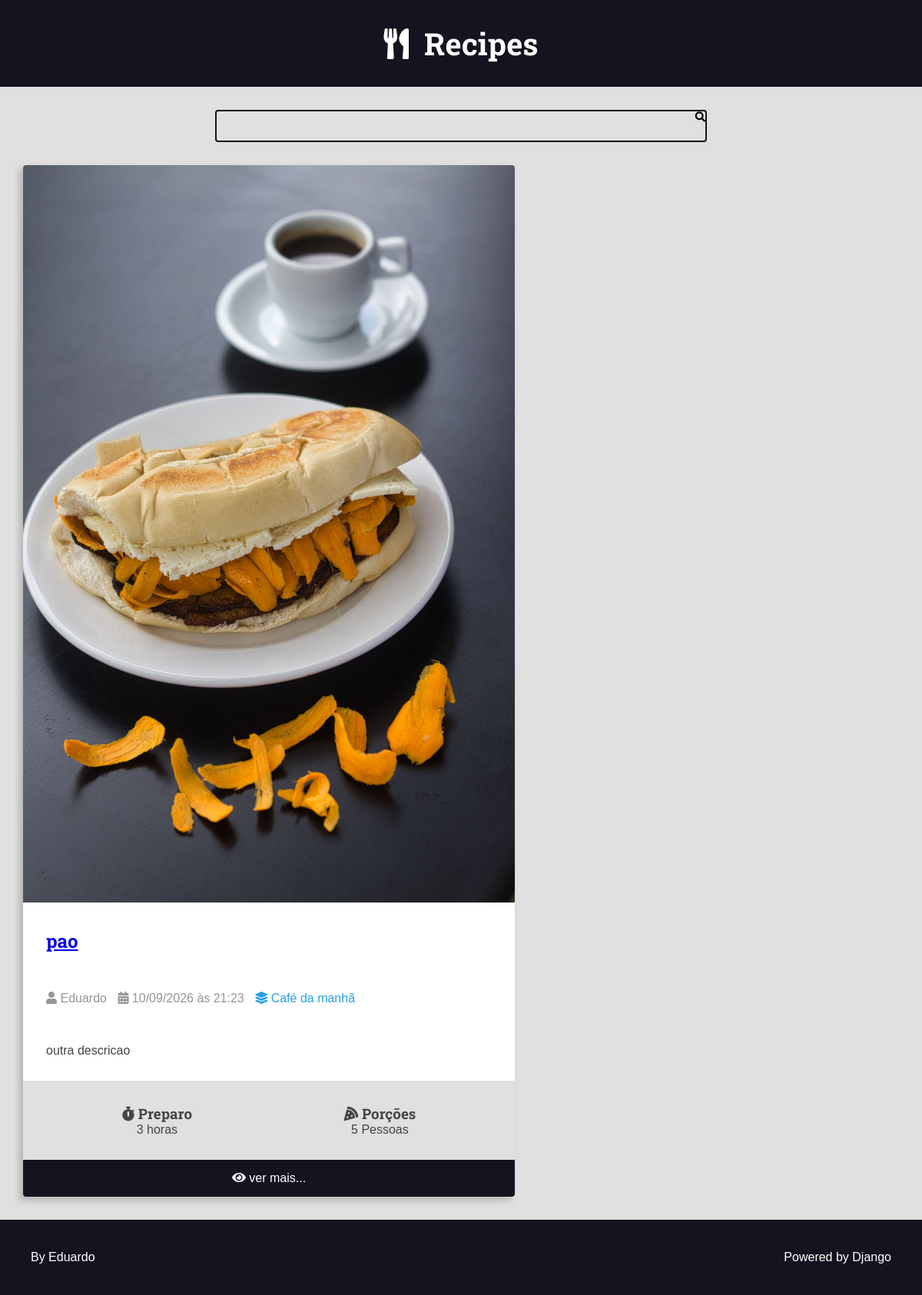
Page /recipes/22/ on the earlier database version.
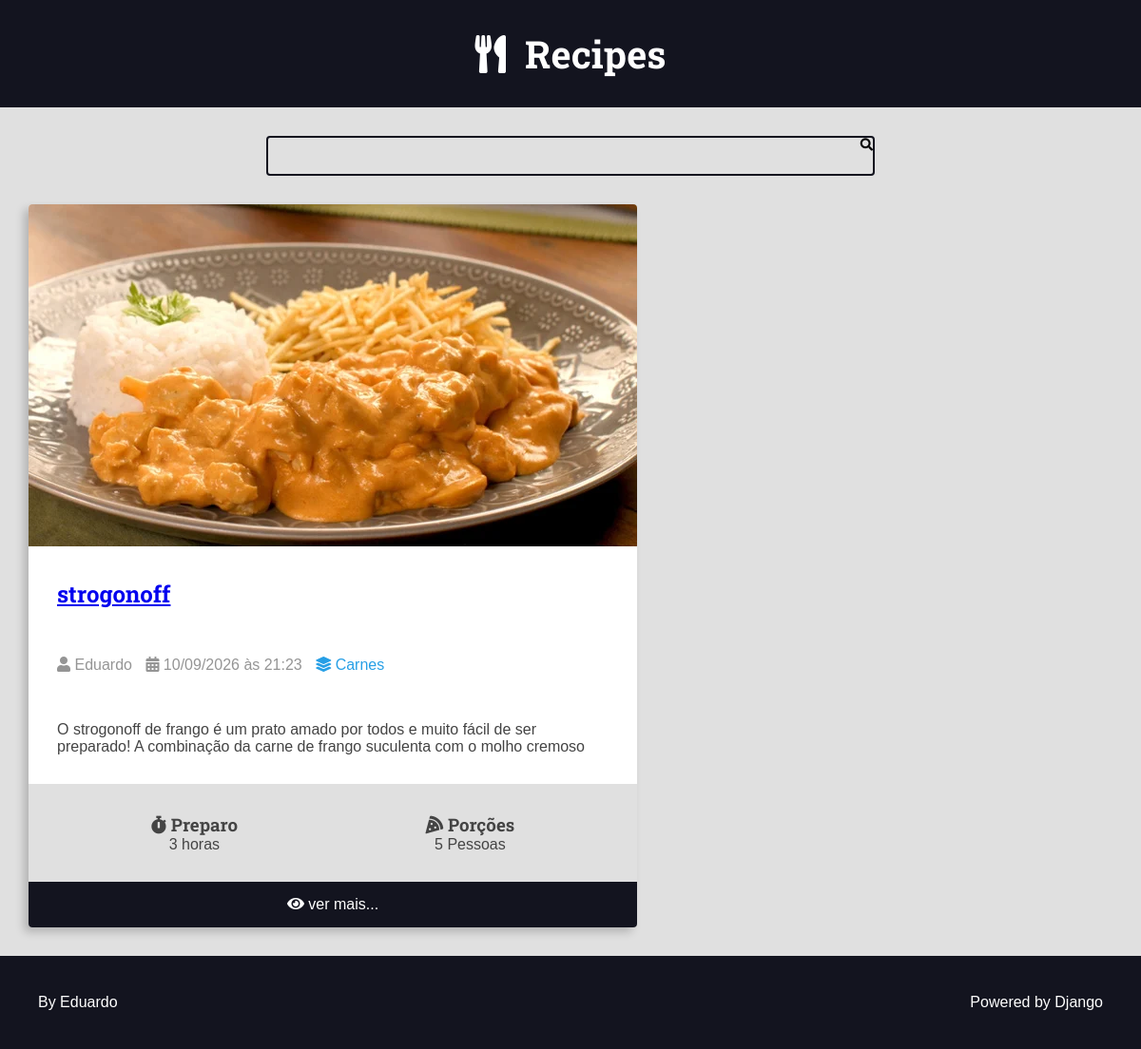
Same page on the later database version.
### recipes/models.py (models this page shows, shortened)
class Recipe(models.Model):
    title = models.CharField(max_length=65)
    description = models.CharField(max_length=165)
    slug = models.SlugField(unique=True)
    preparation_time = models.IntegerField()
    preparation_time_unit= models.CharField(max_length=65)
    servings = models.IntegerField()
    servings_unit= models.CharField(max_length=65)
    preparation_steps = models.TextField()
    preparation_steps_is_html = models.BooleanField(default=False)
    created_at = models.DateTimeField(auto_now_add=True)
    updated_at = models.DateTimeField(auto_now=True)
    is_published= models.BooleanField(default=False)
    cover = models.ImageField(upload_to='recipes/covers/%Y/%m/%d/', blank = True, default='')
    category = models.ForeignKey(Category, on_delete=models.SET_NULL, null=True, blank=True, default=None)
    author = models.ForeignKey(User, on_delete=models.SET_NULL, null=True)

class Category(models.Model):
    name= models.CharField(max_length=65)

### recipes/views.py (the view)
# urls.py: path('recipes/<int:id>/', views.recipe, name='recipe'),
def recipe(request, id):
    recipe = get_object_or_404(
        Recipe,
        pk=id,
        is_published=True,
    )
    context = {
        'recipe': recipe,
        'title': f'{recipe.title} - Recipe',
    }
    return render(request, 'recipes/pages/recipe-view.html', context)

### recipes/templates/recipes/pages/recipe-view.html (shortened to what this page needs)
{% extends "global/base.html" %}
{% block content %}
<div class="main-content main-content-detail container">
    {% include "recipes/partials/recipe.html" %}
</div>
{% endblock content %}

### recipes/templates/recipes/partials/recipe.html (shortened to what this page needs)
<div class="recipe recipe-list-item">
    {% if recipe.cover %}
        <div class="recipes-cover">
            <a href="{%url 'recipes:recipe' recipe.id %}">
            <img src="{{recipe.cover.url}}" alt="temporario">
            </a>
        </div>
    {% endif %}
    <div class="recipe-tittle-container">
        <h2 class="recipe-title">
            <a href="{%url 'recipes:recipe' recipe.id %}">
                {{recipe.title}} </h2>
    </div>
    <div class="recipe-author">
        <span class="recipe-author-item">
            <i class="fas fa-user"></i>
            {% if recipe.author is not none %}
                {% if recipe.author.first_name %}
                    {{recipe.author.first_name}} {{recipe.author.last_name}}
                {% else %}
                    {{recipe.author.username}}
                {% endif %}
            {% else %}
                Desconhecido
            {% endif %}
        </span>
        <span class="recipe-author-item">
            <i class="fas fa-calendar-alt"></i>
            {{recipe.created_at|date:"d/m/Y"}} às {{recipe.created_at|date:"H:i"}}
        </span>
        {% if recipe.category is not none%}
            <span class="recipe-author-item">
                <a href="{% url 'recipes:category' recipe.category.id %}">
                    <i class="fas fa-layer-group"></i>
                    <span>{{ recipe.category.name }}</span>
                </a>
            </span>
        {% endif %}
    </div>
    <div class="recipe-content">
        <p>{{recipe.description}}</p>
    </div>
    <div class="recipe-meta-container">
        <div class="recipe-meta recipe-preparation">
            <h3 class="recipe-meta-title"><i class="fas fa-stopwatch"></i> Preparo</h3>
            <div class="recipe-meta-text">
                {{recipe.preparation_time}} {{recipe.preparation_time_unit}}
            </div>
        </div>
        <div class="recipe-meta recipe-servings">
            <h3 class="recipe-meta-title"><i class="fas fa-pizza-slice"></i> Porções</h3>
            <div class="recipe-meta-text">
                {{recipe.servings}} {{recipe.servings_unit}}
            </div>
        </div>
    </div>
    {% if is_detail_page is not True %}
        <footer class="recipe-footer">
            <a class="recipe-read-more button button-dark button-full-width" href={% url "recipes:recipe" recipe.id %}>
                <i class="fas fa-eye"></i>
                <span>ver mais...</span>
        </footer>
    {% endif %}
</div>

Differences in the rows shown:
changed Recipe "horas": cover: a different picture; title "pao" → "strogonoff"; category.name "Café da manhã" → "Carnes"; description "outra descricao" → "O strogonoff de frango é um prato amado por todos e muito fácil de ser preparado! A combinação da carne de frango suculenta com o molho cremoso"
